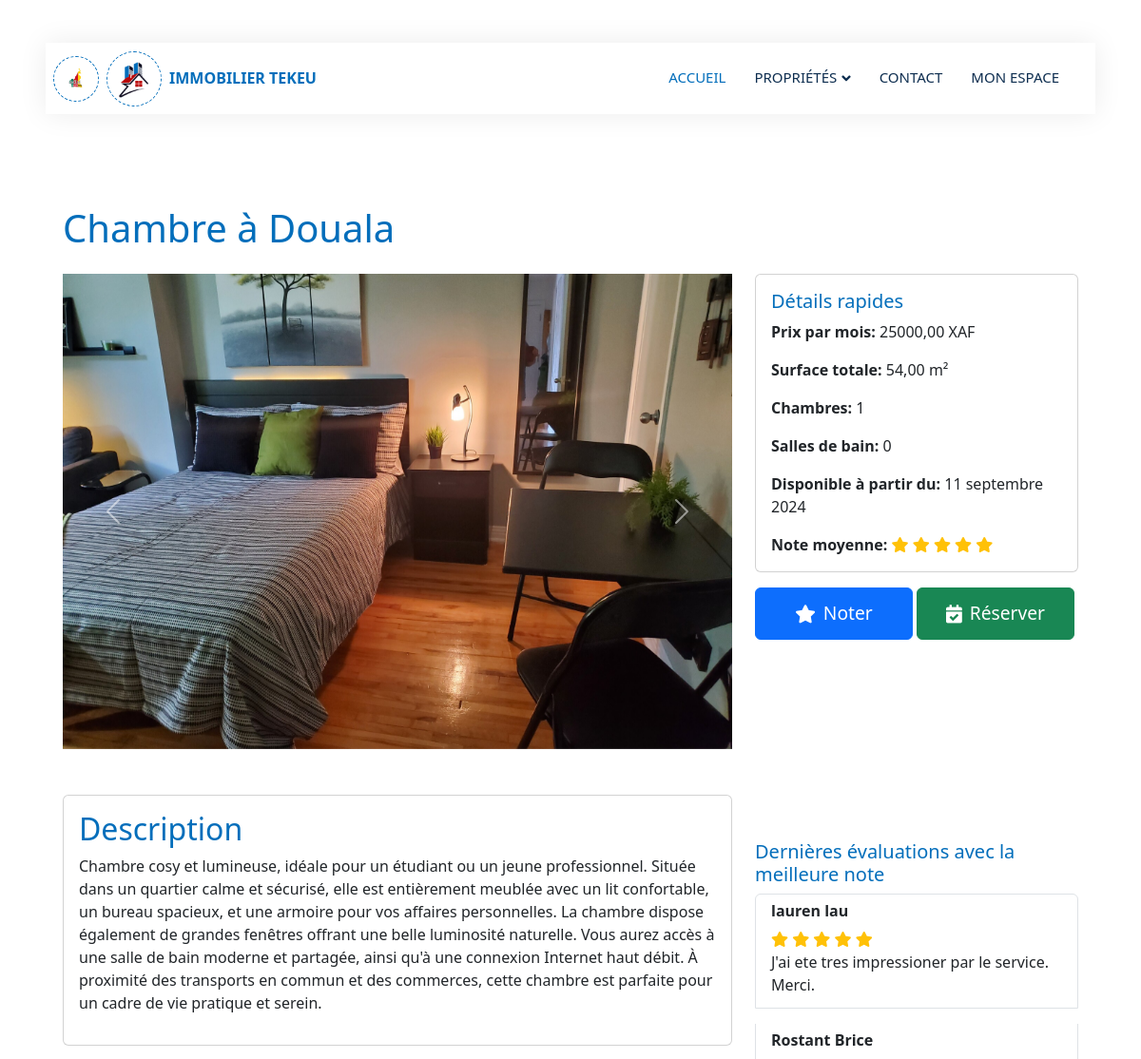
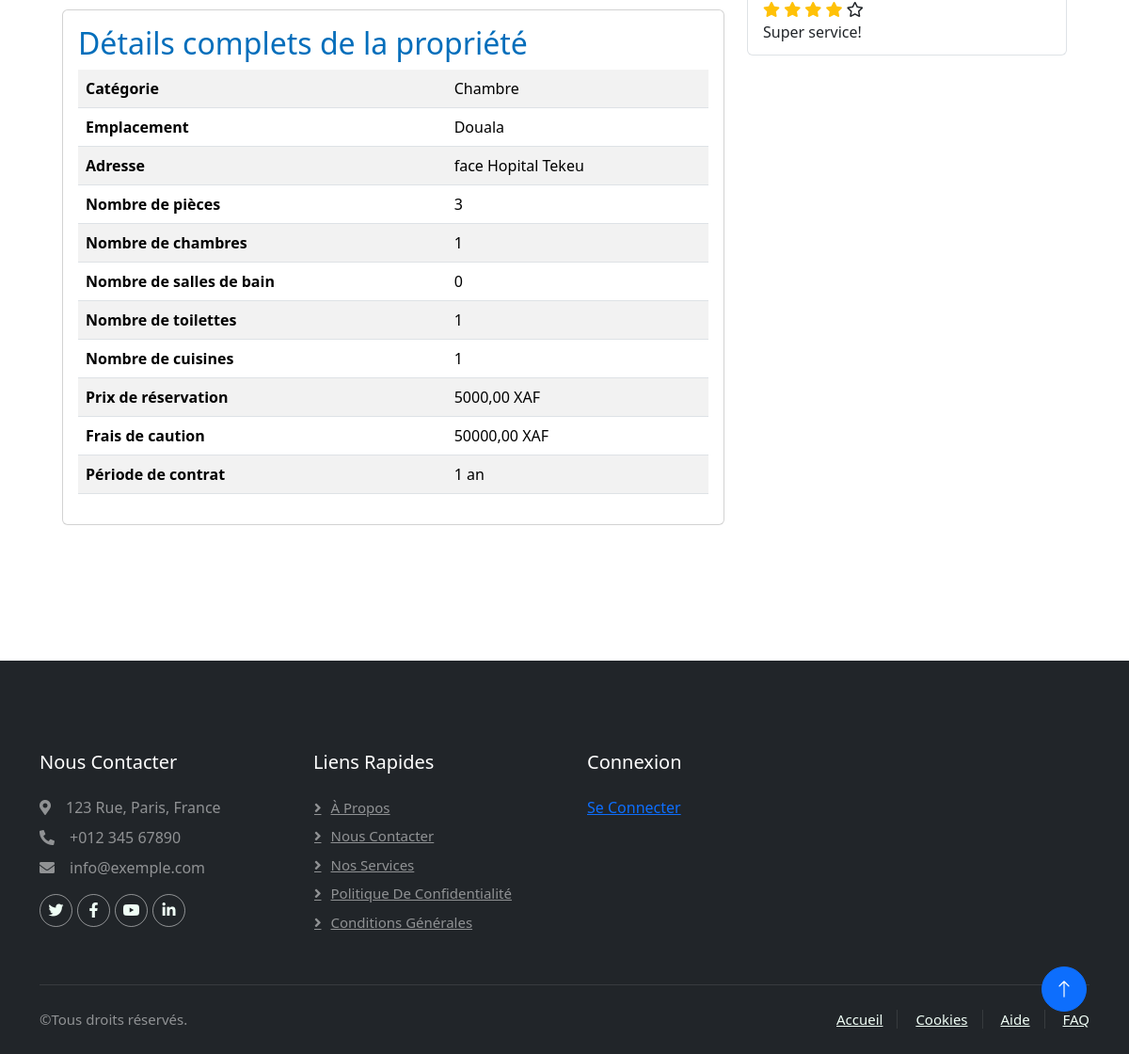
The page /properties/16/ on the database its author committed (2 pictures, top to bottom).
### rental/models.py (models this page shows, shortened)
class Property(models.Model):
    CONTRACT_CHOICES = [
        (3, '3 mois'),
        (6, '6 mois'),
        (12, '1 an'),
    ]
    category = models.ForeignKey(PropertyCategory, on_delete=models.PROTECT, verbose_name="Catégorie")
    number_of_rooms = models.PositiveIntegerField(verbose_name="Nombre de pièces", default=1)
    number_of_bedrooms = models.PositiveIntegerField(verbose_name="Nombre de chambres", default=1)
    number_of_toilets = models.PositiveIntegerField(verbose_name="Nombre de toilettes", default=1)
    number_of_baths = models.PositiveIntegerField(verbose_name="Nombre de salles de bain", default=1)
    number_of_kitchens = models.PositiveIntegerField(verbose_name="Nombre de cuisines", default=1)
    main_picture = models.ImageField(upload_to='properties/', verbose_name="Image principale")
    picture_1 = models.ImageField(upload_to='properties/', blank=True, null=True, verbose_name="Image 1")
    picture_2 = models.ImageField(upload_to='properties/', blank=True, null=True, verbose_name="Image 2")
    picture_3 = models.ImageField(upload_to='properties/', blank=True, null=True, verbose_name="Image 3")
    picture_4 = models.ImageField(upload_to='properties/', blank=True, null=True, verbose_name="Image 4")
    picture_5 = models.ImageField(upload_to='properties/', blank=True, null=True, verbose_name="Image 5")
    is_available = models.BooleanField(default=True, verbose_name="Disponible")
    date_available = models.DateField(verbose_name="Date de disponibilité", default=timezone.now)
    price_per_month = models.DecimalField(max_digits=10, decimal_places=2, verbose_name="Prix par mois")
    reservation_price = models.DecimalField(max_digits=10, decimal_places=2, verbose_name="Prix de réservation")
    total_surface_area = models.DecimalField(max_digits=10, decimal_places=2, verbose_name="Surface totale (m²)")
    location = models.ForeignKey(Location, on_delete=models.PROTECT, verbose_name="Emplacement")
    address = models.TextField(verbose_name="Adresse")
    caution_fees = models.DecimalField(max_digits=10, decimal_places=2, verbose_name="Frais de caution")
    contract_period = models.IntegerField(choices=CONTRACT_CHOICES, verbose_name="Période de contrat", default=12)
    description = models.TextField(verbose_name="Description", blank=True)
    class Meta:
        verbose_name = "Propriété"
        verbose_name_plural = "Propriétés"

class PropertyCategory(models.Model):
    name = models.CharField(max_length=100, verbose_name="Nom")
    description = models.TextField(verbose_name="Description", blank=True)
    class Meta:
        verbose_name = "Catégorie de propriété"
        verbose_name_plural = "Catégories de propriétés"
    def __str__(self):
        return self.name

class Location(models.Model):
    name = models.CharField(max_length=100, verbose_name="Nom")
    description = models.TextField(verbose_name="Description", blank=True)
    class Meta:
        verbose_name = "Emplacement"
        verbose_name_plural = "Emplacements"
    def __str__(self):
        return self.name

class Rating(models.Model):
    visitor = models.ForeignKey(Visitor, on_delete=models.CASCADE, verbose_name="Visiteur")
    rating = models.IntegerField(validators=[MinValueValidator(1), MaxValueValidator(5)], verbose_name="Note", default=2)
    comment = models.TextField(verbose_name="Commentaire", blank=True)
    is_new = models.BooleanField(default=True)
    property_rated = models.ForeignKey(Property, on_delete=models.CASCADE, verbose_name="Propriété", null =True)
    class Meta:
        verbose_name = "Évaluation"
        verbose_name_plural = "Évaluations"
    def __str__(self):
        return f"Évaluation de {self.visitor}"

class Visitor(models.Model):
    SEX_CHOICES = [
        ('M', 'Masculin'),
        ('F', 'Féminin'),
        ('O', 'Autre'),
    ]
    first_name = models.CharField(max_length=100, verbose_name="Prénom")
    last_name = models.CharField(max_length=100, verbose_name="Nom")
    email = models.EmailField(verbose_name="Email")
    phone_number = models.CharField(max_length=20, verbose_name="Numéro de téléphone")
    address = models.TextField(verbose_name="Adresse")
    sex = models.CharField(max_length=1, choices=SEX_CHOICES, verbose_name="Sexe")
    bio = models.TextField(blank=True, verbose_name="Biographie")
    access_code = models.CharField(max_length=20, unique=True, verbose_name="Code d'accès")
    class Meta:
        verbose_name = "Visiteur"
        verbose_name_plural = "Visiteurs"
    def __str__(self):
        return f"{self.first_name} {self.last_name}"

### rental/views.py (the view)
# urls.py: path('properties/<int:pk>/', views.property_detail, name='property_detail'),
def property_detail(request, pk):
    property = get_object_or_404(Property, pk=pk)
    additional_pictures = [
        property.picture_1,
        property.picture_2,
        property.picture_3,
        property.picture_4,
        property.picture_5
    ]
    average_rating = Rating.objects.filter(property_rated=property).aggregate(Avg('rating'))['rating__avg']
    if average_rating is None:
        average_rating = 0  # No ratings yet
    stars_range = range(1, 6)
    print(average_rating)
    print(stars_range)
    average_rating = math.ceil(average_rating)
    top_ratings = Rating.objects.filter(property_rated=property).order_by('-rating', '-id')[:3]
    print(top_ratings)
    context = {
        'property': property,
        'additional_pictures': additional_pictures,
        'average_rating': average_rating,
        'stars_range': stars_range,
        'top_ratings': top_ratings,
    }
    return render(request, 'rental/property_detail.html', context)

### templates/rental/property_detail.html (shortened to what this page needs)
{% extends 'base.html' %}
{% load static %}
{% block content %}
<div class="container-xxl py-5">
    <div class="container">
        <h1 class="mb-4 text-primary">{{ property.category }} à {{ property.location }}</h1>
        <div class="row">
            <div class="col-lg-8 mb-4">
                <div id="propertyCarousel" class="carousel slide" data-bs-ride="carousel">
                    <div class="carousel-inner">
                        <div class="carousel-item active">
                            <img src="{{ property.main_picture.url }}" class="d-block w-100 img-fluid" style="height: 500px; object-fit: cover;" alt="{{ property.category }}">
                        </div>
                    </div>
                    <button class="carousel-control-prev" type="button" data-bs-target="#propertyCarousel" data-bs-slide="prev">
                        <span class="carousel-control-prev-icon" aria-hidden="true"></span>
                    </button>
                    <button class="carousel-control-next" type="button" data-bs-target="#propertyCarousel" data-bs-slide="next">
                        <span class="carousel-control-next-icon" aria-hidden="true"></span>
                    </button>
                </div>
            </div>
            <div class="col-lg-4">
                <div class="card">
                    <div class="card-body">
                        <h5 class="card-title text-primary">Détails rapides</h5>
                        <p class="card-text"><strong>Prix par mois:</strong> {{ property.price_per_month }} XAF</p>
                        <p class="card-text"><strong>Surface totale:</strong> {{ property.total_surface_area }} m²</p>
                        <p class="card-text"><strong>Chambres:</strong> {{ property.number_of_bedrooms }}</p>
                        <p class="card-text"><strong>Salles de bain:</strong> {{ property.number_of_baths }}</p>
                        <p class="card-text"><strong>Disponible à partir du:</strong> {{ property.date_available }}</p>
                        <p class="card-text"><strong>Note moyenne:</strong>
                            {% if average_rating > 0 %}
                                <span class="rating-stars">
                                    {% for i in stars_range %}
                                        {% if i <= average_rating %}
                                            <i class="fas fa-star text-warning"></i>
                                        {% else %}
                                            <i class="far fa-star"></i>
                                        {% endif %}
                                    {% endfor %}
                                </span>
                            {% else %}
                                <span>Aucune note</span>
                            {% endif %}
                        </p>
                    </div>
                </div>
                <div class="d-flex justify-content-between mt-3">
                    <a href="#" id="noter-btn" class="btn btn-primary w-100 me-1 d-flex align-items-center justify-content-center" style="font-size: 1.2rem; padding: 0.75rem;">
                        <i class="fas fa-star me-2"></i> Noter
                    </a>
                    <a href="#" id="reserve-btn" class="btn btn-success w-100 me-1 d-flex align-items-center justify-content-center" style="font-size: 1.2rem; padding: 0.75rem;">
                        <i class="fas fa-calendar-check me-2"></i> Réserver
                    </a>
                </div>
            </div>
        </div>
        <div class="row mt-4">
            <div class="col-lg-8">
                <div class="card mb-4">
                    <div class="card-body">
                        <h2 class="text-primary">Description</h2>
                        <p>{{ property.description }}</p>
                    </div>
                </div>
                <div class="card">
                    <div class="card-body">
                        <h2 class="text-primary">Détails complets de la propriété</h2>
                        <table class="table table-striped">
                            <tbody>
                                <tr><th>Catégorie</th><td>{{ property.category }}</td></tr>
                                <tr><th>Emplacement</th><td>{{ property.location }}</td></tr>
                                <tr><th>Adresse</th><td>{{ property.address }}</td></tr>
                                <tr><th>Nombre de pièces</th><td>{{ property.number_of_rooms }}</td></tr>
                                <tr><th>Nombre de chambres</th><td>{{ property.number_of_bedrooms }}</td></tr>
                                <tr><th>Nombre de salles de bain</th><td>{{ property.number_of_baths }}</td></tr>
                                <tr><th>Nombre de toilettes</th><td>{{ property.number_of_toilets }}</td></tr>
                                <tr><th>Nombre de cuisines</th><td>{{ property.number_of_kitchens }}</td></tr>
                                <tr><th>Prix de réservation</th><td>{{ property.reservation_price }} XAF</td></tr>
                                <tr><th>Frais de caution</th><td>{{ property.caution_fees }} XAF</td></tr>
                                <tr><th>Période de contrat</th><td>{{ property.get_contract_period_display }}</td></tr>
                            </tbody>
                        </table>
                    </div>
                </div>
            </div>
            <div class="col-lg-4">
                <div class="mt-5">
                    <h5 class="text-primary">Dernières évaluations avec la meilleure note</h5>
                    {% if top_ratings %}
                        <div class="list-group">
                            {% for rating in top_ratings %}
                                <div class="list-group-item mb-3">
                                    <h6><strong>{{ rating.visitor.first_name }} {{ rating.visitor.last_name }}</strong></h6>
                                    <div class="rating-stars">
                                        {% for i in stars_range %}
                                            {% if i <= rating.rating %}
                                                <i class="fas fa-star text-warning"></i>
                                            {% else %}
                                                <i class="far fa-star"></i>
                                            {% endif %}
                                        {% endfor %}
                                    </div>
                                    <p class="mb-1">{{ rating.comment }}</p>
                                </div>
                            {% endfor %}
                        </div>
                    {% else %}
                        <p>Aucune évaluation disponible.</p>
                    {% endif %}
                </div>
            </div>
        </div>
    </div>
</div>
{% endblock %}

### static/css/style.css (style rules this page uses)
:root { --primary: #036ebbff; --secondary: #ba0607ff; --light: #EFFDF5; --dark: #0E2E50; --bs-primary: #036ebbff; }
.btn { transition: .5s; }
.btn.btn-primary, .btn.btn-secondary { color: #FFFFFF; }

### rows shown on the page
Property: category "Chambre", location "Douala", main_picture (picture), price_per_month "25000,00", total_surface_area "54,00", number_of_bedrooms "1", number_of_baths "0", date_available "11 septembre 2024", description "Chambre cosy et lumineuse, idéale pour un étudiant ou un jeune professionnel. Située dans un quartier calme et sécurisé, elle est entièrement meublée avec un lit confortable, un bureau spacieux, et une armoire pour vos affaires personnelles. La chambre dispose également de grandes fenêtres offrant une belle luminosité naturelle. Vous aurez accès à une salle de bain moderne et partagée, ainsi qu'à une connexion Internet haut débit. À proximité des transports en commun et des commerces, cette chambre est parfaite pour un cadre de vie pratique et serein.", address "face Hopital Tekeu", number_of_rooms "3", number_of_toilets "1", number_of_kitchens "1", reservation_price "5000,00", caution_fees "50000,00", contract_period "1 an"
Rating: visitor.first_name "lauren", visitor.last_name "lau", rating 5 (drawn), comment "J'ai ete tres impressioner par le service. Merci."
Rating: visitor.first_name "Rostant", visitor.last_name "Brice", rating 4 (drawn), comment "Super service!"
